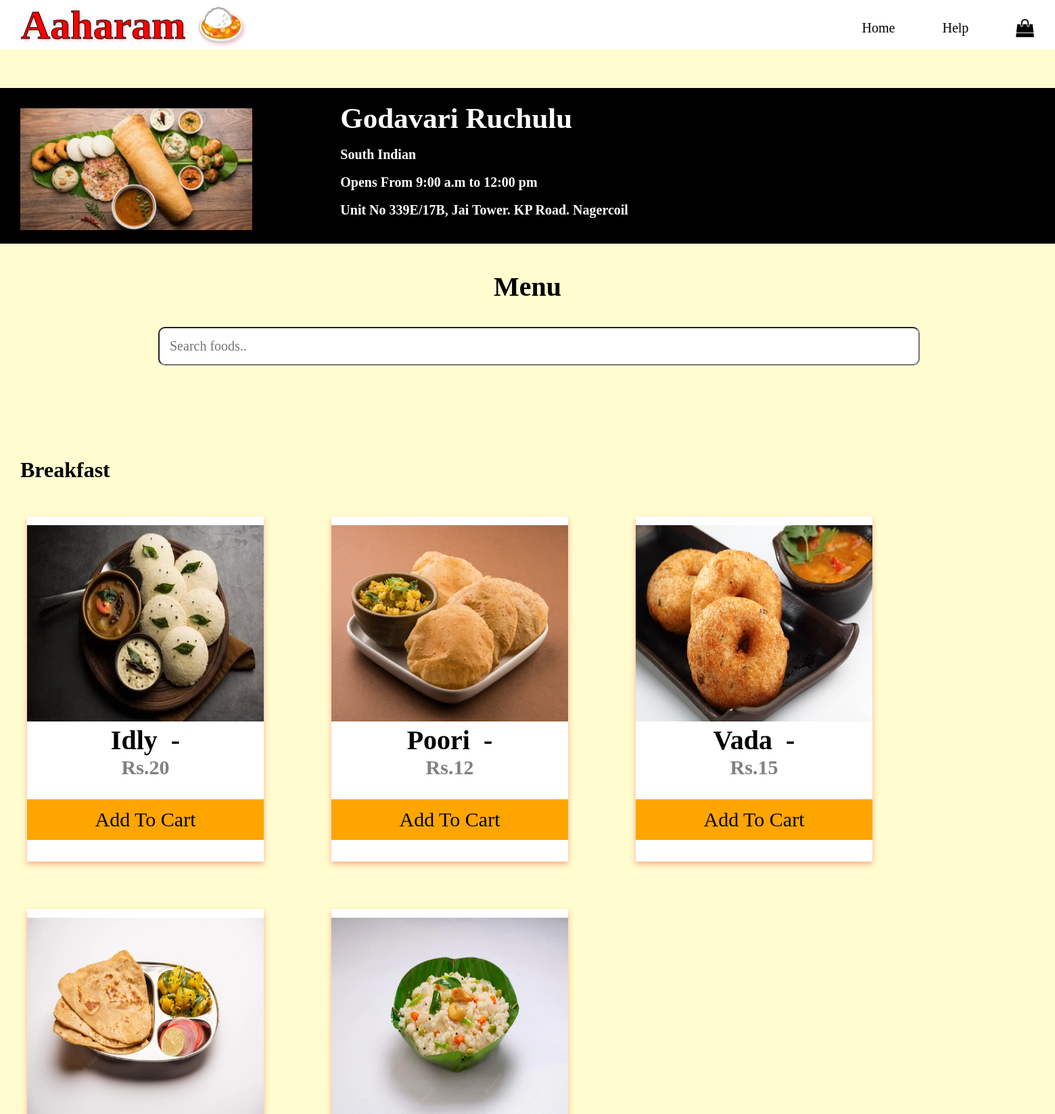
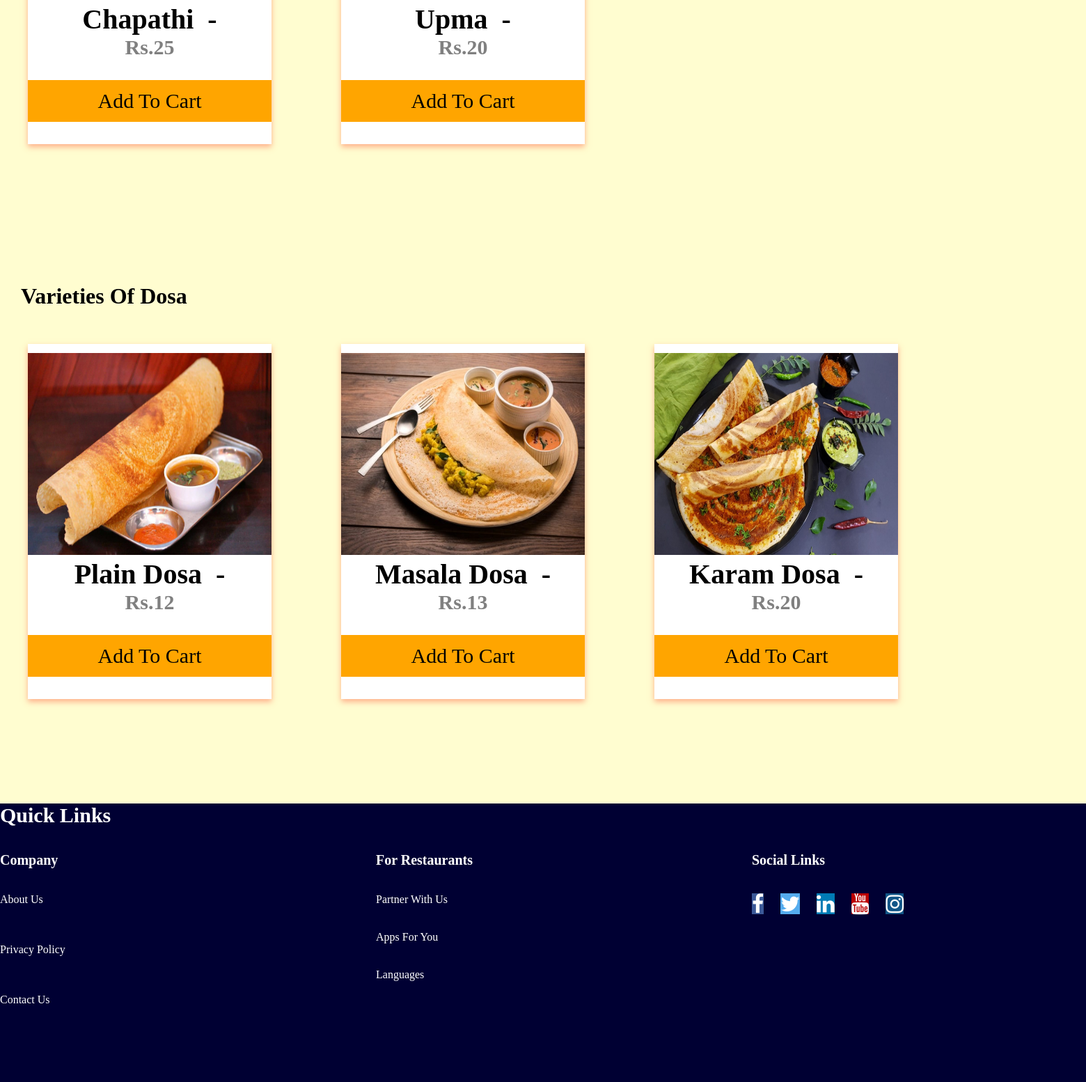
Screenshot of /hackathon/4 (signed in) with the database file from the repository (2 pictures, top to bottom).
### Hositality/models.py (models this page shows, shortened)
class Hotels(models.Model):
    hotelname=models.CharField(max_length=100,default="")
    id= models.BigAutoField(primary_key=True)
    catego=models.CharField(max_length=200,default="")
    image=models.ImageField(upload_to ='documents/')
    timi = models.CharField(max_length=100, default="")
    tagline = models.CharField(max_length=100, default="")
    address = models.CharField(max_length=200, default="")

class items(models.Model):
    artist = models.ForeignKey(Hotels, on_delete=models.CASCADE,null=True)
    hotelname1=models.CharField(max_length=100)
    category=models.CharField(max_length=200)
    item1=models.ImageField(upload_to='documents/')
    ititle=models.CharField(max_length=100)
    iprice=models.CharField(max_length=100)
    modelid=models.IntegerField(blank=True, null=True)

### Hositality/views.py (the view)
# urls.py: path('hackathon/<int:store_id>',views.id,name='id'),
def id(request, store_id):
    user=request.user
    k=[]
    machine = Hotels.objects.get(id=store_id)
    hoti=items.objects.filter(hotelname1=machine.hotelname)
    for h in hoti:
        k.append(h.category)
    inn = items.objects.all()
    hote = list(items.objects.values_list('category', flat=True).distinct())
    cart = Cart.objects.filter(user=user)
    amount = 0
    q = 0
    shipping = 40
    pr=0
    for p in cart:
        pr = int(p.product.iprice)
        q = q + p.quantity
        value = p.quantity * pr
        amount = amount + value
    totalamount = amount + 40
    return render(request, "order.html", {'inn': inn, 'hot': hote, 'si': store_id, 'ma': machine, 'k':k,'q':q})

### Hositality/templates/order.html (shortened to what this page needs)
<!DOCTYPE html>
<html lang="en">
<head>
     {% load static %}
    <link rel='stylesheet' href="{% static 'order.css' %}">
    <link href="https://use.fontawesome.com/releases/v5.0.1/css/all.css" rel="stylesheet">
    <link rel="stylesheet" href="https://cdnjs.cloudflare.com/ajax/libs/font-awesome/6.2.0/css/all.min.css">
    <link href="https://unpkg.com/aos@2.3.1/dist/aos.css" rel="stylesheet">
    <link rel="stylesheet" href="https://cdnjs.cloudflare.com/ajax/libs/font-awesome/4.7.0/css/font-awesome.min.css">
</head>
<body style="background-color:#FFFDD0;">
 <header>
<div class="container">
    <b> <a href="#" class="h1">Aaharam   &#127835</a></b>
    <nav class="navigation bar">
    <ul class="unordered">
        <li><a href="home">Home</a></li>
        <li><a href="con">Help</a></li>
        <li>
            <a href='/cart'><i class="fa badge fa-lg" value={{q}}>&#xf290;</i></a>
        </li>
    </ul>
    </nav>
</div>
</header>
 <div class="f1">
     <div class="f2">
         <div class="fi1">
             <img src="{{ma.image.url}}" class="i2" style="margin-left:30px;margin-top:30px;height:180px;wight:200px;">
         </div>
         <div class="images">
             <h2 class="hea">{{ma.hotelname}}</h2>
             <br>
             <h1 class="hea1">{{ma.tagline}}</h1>
             <br>
              <h1 class="hea1">{{ma.timi}}</h1>
             <br>
              <h1 class="hea1">{{ma.address}}</h1>
         </div>
     </div>
 </div>
 <b> <h2 class="head">Menu</h2></b>
 <br>
 <br>
 	<input id="searchbar" onkeyup="search_animal()" type="text"
		name="search" placeholder="Search foods..">
 <br>
 <br>
 <br>
 {%for c in hot%}
 {% if c in k %}
<div class="bh2" style="margin-right:100px;">
  <h1 class="ho1" style="margin-top:100px;margin-bottom:20px;margin-left:30px;"> {{c}}</h1>
<div class="bh1" >
    <div class="in1" >
    {%for n in inn%}
    {%if n.category == c and  n.hotelname1 == ma.hotelname %}
    <div class="v1" style="margin-right:100px;margin-bottom:70px;">
        <div class="i2" >
            <img  style="height:290px;width:100%;" src="{{n.item1.url}}">
                 <h2>{{n.ititle}} &nbsp-</h2>
            <div class="price1">
                 <h2 class="price"> Rs.{{n.iprice}}</h2>
                </div>
               <form action="addto">
               <button value="{{n.modelid}}" class=" btn-primary i1"  style="height:60px;width:100%;color:black;font-size:30px;background-color:orange;" class="but">Add To Cart</button>
                   </form>
            </div>
    </div>
{%endif%}
{%endfor%}
   </div>
    </div>
    </div>
{%endif%}
 {%endfor%}
<footer style="background-color:#000033;width:2000px;" class="footer">
<h3>Quick Links</h3>
    <br>
<br>
 <div class="column">
<p>Company</p>
     <br>
     <br>
                <ul style="list-style-type:disc">
                    <li><a href="#" style="color:white;">About Us</a></li>
                    <br>
                    <br>
                    <br>
                    <li><a href="#" style="color:white;">Privacy Policy</a></li>
                    <br>
                    <br>
                    <br>
                    <li><a href="#" style="color:white;">Contact Us</a></li>
                    <br>
                    <br>
                </ul>
            </div>
            <div class="column">
<p>For Restaurants</p>
<br><br>
                <ul>
                    <li><a href="#" style="color:white;">Partner With Us</a></li><br><br>
                    <li><a href="#" style="color:white;">Apps For You</a></li><br><br>
                    <li><a href="#" style="color:white;">Languages</a></li><br><br>
                </ul>
            </div>
            <div class="column">
<p>Social Links</p>
<br><br>
                <ul>
                    <li><a href="#" class="fa fa-facebook" style="font-size:30px;"></a>
                          <a href="#" class="fa fa-twitter" style="font-size:30px;"></a>
                          <a href="#" class="fa fa-linkedin" style="font-size:30px;"></a>
                          <a href="#" class="fa fa-youtube" style="font-size:30px;"></a>
                          <a href="#" class="fa fa-instagram" style="font-size:30px;"></a></li>
                </ul>
            </div>
</footer>
</body>
</html>

### Hositality/static/order.css (style rules this page uses)
* { padding:0px; margin:0; text-decoration:none; border:border-box; box-sizing:none; list-style:none; outline:none; font-family:'Poppins'; color:black; }
:root { --orange:rgb(241,159,7); --black:rgb(0,0,0); --lightgrey:rgb(248,248,248); }
.h1 { color:red; -webkit-text-fill-color: red; -webkit-text-stroke-width: 1px; -webkit-text-stroke-color: black; font-size: 60px; font-family: Copperplate, Papyrus, fantasy; margin-left:30px; text-shadow: 2px 2px 5px pink; }
h2 { font-size:40px; font-family:Copperplate, Papyrus, fantasy; animation:shadow 3s linear infinite; }
.footer { margin-top:auto; height:400px; width: 1600px; text-decoration:none; }
.fa-instagram { background: #125688; color: white; margin-right:20px; }
.fa-facebook { background: #3B5998; color: white; margin-right:20px; }
.fa-twitter { background: #55ACEE; color: white; margin-right:20px; }
.fa-linkedin { background: #007bb5; color: white; margin-right:20px; }
.fa-youtube { background: #bb0000; color: white; margin-right:20px; }
.column { float: left; width: 27%; height: 300px; }
h3 { color:white; }
ul li { color:white; }
p { font-size:20px; font-weight:bold; color:white; }
h3 { font-size:30px; margin-top:50px; }
.unordered { display:flex; }
.unordered li { margin-right:30px; margin-left:40px; margin-top:10px; font-size:20px; }
header { position:fixed; top:0; width:100%; align-items:center; z-index:2; }
.container { display:flex; justify-content:space-between; align-items:center; padding:1px; background-color:white; }
.f1 { align-items:center; justify-content:space-around; flex-wrap:wrap; margin-top:130px; background-color:black; color:white; position: sticky; top:0; z-index: 2; pointer-events: none; height:230px; margin-bottom:40px; }
.f2 { display:flex; }
.i2 { margin-top:13px; }
.i1 { margin-top:30px; }
.head { text-align:center; }
.hea { color:white; margin-left:130px; margin-top:20px; font-size:43px; }
.hea1 { color:white; margin-left:130px; font-size:20px; }
.in1 { display: grid; grid-template-columns:450px 450px 450px; }
.i1 { transition: transform .5s ease; }
.ho1 { margin-left:120px; font-family:Cooper; }
#searchbar { margin-left: 15%; padding:15px; border-radius: 10px; font-size:20px; }
input[type=text] { width: 70%; }
.btn-primary { color: white; background-color: #56CCF2; border: none; }
.bh1 { display: grid; grid-template-columns: 450px 450px 450px; padding: 30px; grid-row-gap: 50px; margin:10px; }
.v1 { box-shadow: 0 4px 8px 0 rgba(255, 99, 71, 0.5); background-color:white; max-width:650px; height:510px; text-align: center; font-family: arial; }
.price { color: grey; font-size: 30px; }

### rows the page displays
Hotels: image (picture), hotelname "Godavari Ruchulu", tagline "South Indian", timi "Opens From 9:00 a.m to 12:00 pm", address "Unit No 339E/17B, Jai Tower. KP Road. Nagercoil"
items: item1 (picture), ititle "Idly", iprice "20", {{ n.modelid }} 10 (drawn)
items: item1 (picture), ititle "Poori", iprice "12", {{ n.modelid }} 11 (drawn)
items: item1 (picture), ititle "Vada", iprice "15", {{ n.modelid }} 12 (drawn)
items: item1 (picture), ititle "Chapathi", iprice "25", {{ n.modelid }} 13 (drawn)
items: item1 (picture), ititle "Upma", iprice "20", {{ n.modelid }} 14 (drawn)
items: item1 (picture), ititle "Plain Dosa", iprice "12", {{ n.modelid }} 15 (drawn)
items: item1 (picture), ititle "Masala Dosa", iprice "13", {{ n.modelid }} 16 (drawn)
items: item1 (picture), ititle "Karam Dosa", iprice "20", {{ n.modelid }} 17 (drawn)

### other values shown
{{ c }} "Breakfast" "Varieties Of Dosa"
